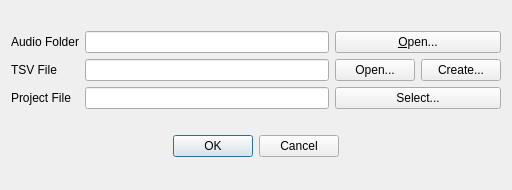
<?xml version="1.0" encoding="UTF-8"?>
<ui version="4.0">
 <class>CreateProjectDialog</class>
 <widget class="QDialog" name="CreateProjectDialog">
  <property name="geometry">
   <rect>
    <x>0</x>
    <y>0</y>
    <width>512</width>
    <height>190</height>
   </rect>
  </property>
  <property name="sizePolicy">
   <sizepolicy hsizetype="Fixed" vsizetype="Fixed">
    <horstretch>0</horstretch>
    <verstretch>0</verstretch>
   </sizepolicy>
  </property>
  <property name="windowTitle">
   <string>Create Project</string>
  </property>
  <property name="modal">
   <bool>true</bool>
  </property>
  <layout class="QVBoxLayout" name="verticalLayout">
   <item>
    <layout class="QGridLayout" name="gridLayout">
     <item row="1" column="1">
      <widget class="QLineEdit" name="tsvPathEdit"/>
     </item>
     <item row="2" column="1">
      <widget class="QLineEdit" name="projectPathEdit"/>
     </item>
     <item row="0" column="2">
      <widget class="QPushButton" name="audioFilesButton">
       <property name="text">
        <string>&amp;Open...</string>
       </property>
      </widget>
     </item>
     <item row="2" column="0">
      <widget class="QLabel" name="projectFileLabel">
       <property name="text">
        <string>Project File</string>
       </property>
      </widget>
     </item>
     <item row="2" column="2">
      <widget class="QPushButton" name="selectProjectFileButton">
       <property name="text">
        <string>Select...</string>
       </property>
      </widget>
     </item>
     <item row="1" column="0">
      <widget class="QLabel" name="tsvFileLabel">
       <property name="text">
        <string>TSV File</string>
       </property>
      </widget>
     </item>
     <item row="0" column="1">
      <widget class="QLineEdit" name="audioPathEdit"/>
     </item>
     <item row="0" column="0">
      <widget class="QLabel" name="audioFilesLabel">
       <property name="text">
        <string>Audio Folder</string>
       </property>
      </widget>
     </item>
     <item row="1" column="2">
      <layout class="QHBoxLayout" name="tsvButtonsLayout">
       <item>
        <widget class="QPushButton" name="openTsvFileButton">
         <property name="text">
          <string>Open...</string>
         </property>
        </widget>
       </item>
       <item>
        <widget class="QPushButton" name="createTsvFileButton">
         <property name="text">
          <string>Create...</string>
         </property>
        </widget>
       </item>
      </layout>
     </item>
    </layout>
   </item>
   <item>
    <widget class="QDialogButtonBox" name="buttonBox">
     <property name="layoutDirection">
      <enum>Qt::LeftToRight</enum>
     </property>
     <property name="orientation">
      <enum>Qt::Horizontal</enum>
     </property>
     <property name="standardButtons">
      <set>QDialogButtonBox::Cancel|QDialogButtonBox::Ok</set>
     </property>
     <property name="centerButtons">
      <bool>true</bool>
     </property>
    </widget>
   </item>
  </layout>
 </widget>
 <tabstops>
  <tabstop>audioPathEdit</tabstop>
  <tabstop>audioFilesButton</tabstop>
  <tabstop>tsvPathEdit</tabstop>
  <tabstop>openTsvFileButton</tabstop>
  <tabstop>createTsvFileButton</tabstop>
  <tabstop>projectPathEdit</tabstop>
  <tabstop>selectProjectFileButton</tabstop>
 </tabstops>
 <resources/>
 <connections>
  <connection>
   <sender>buttonBox</sender>
   <signal>accepted()</signal>
   <receiver>CreateProjectDialog</receiver>
   <slot>accept()</slot>
   <hints>
    <hint type="sourcelabel">
     <x>236</x>
     <y>183</y>
    </hint>
    <hint type="destinationlabel">
     <x>157</x>
     <y>173</y>
    </hint>
   </hints>
  </connection>
  <connection>
   <sender>buttonBox</sender>
   <signal>rejected()</signal>
   <receiver>CreateProjectDialog</receiver>
   <slot>reject()</slot>
   <hints>
    <hint type="sourcelabel">
     <x>291</x>
     <y>183</y>
    </hint>
    <hint type="destinationlabel">
     <x>285</x>
     <y>173</y>
    </hint>
   </hints>
  </connection>
  <connection>
   <sender>audioFilesButton</sender>
   <signal>clicked()</signal>
   <receiver>CreateProjectDialog</receiver>
   <slot>audio_files_button_clicked()</slot>
   <hints>
    <hint type="sourcelabel">
     <x>504</x>
     <y>44</y>
    </hint>
    <hint type="destinationlabel">
     <x>210</x>
     <y>189</y>
    </hint>
   </hints>
  </connection>
  <connection>
   <sender>createTsvFileButton</sender>
   <signal>clicked()</signal>
   <receiver>CreateProjectDialog</receiver>
   <slot>create_tsv_file()</slot>
   <hints>
    <hint type="sourcelabel">
     <x>503</x>
     <y>91</y>
    </hint>
    <hint type="destinationlabel">
     <x>438</x>
     <y>106</y>
    </hint>
   </hints>
  </connection>
  <connection>
   <sender>openTsvFileButton</sender>
   <signal>clicked()</signal>
   <receiver>CreateProjectDialog</receiver>
   <slot>open_tsv_file()</slot>
   <hints>
    <hint type="sourcelabel">
     <x>405</x>
     <y>91</y>
    </hint>
    <hint type="destinationlabel">
     <x>438</x>
     <y>169</y>
    </hint>
   </hints>
  </connection>
  <connection>
   <sender>selectProjectFileButton</sender>
   <signal>clicked()</signal>
   <receiver>CreateProjectDialog</receiver>
   <slot>open_project_file()</slot>
   <hints>
    <hint type="sourcelabel">
     <x>504</x>
     <y>137</y>
    </hint>
    <hint type="destinationlabel">
     <x>510</x>
     <y>121</y>
    </hint>
   </hints>
  </connection>
  <connection>
   <sender>audioPathEdit</sender>
   <signal>textChanged(QString)</signal>
   <receiver>CreateProjectDialog</receiver>
   <slot>audio_path_changed(QString)</slot>
   <hints>
    <hint type="sourcelabel">
     <x>196</x>
     <y>34</y>
    </hint>
    <hint type="destinationlabel">
     <x>234</x>
     <y>320</y>
    </hint>
   </hints>
  </connection>
  <connection>
   <sender>tsvPathEdit</sender>
   <signal>textChanged(QString)</signal>
   <receiver>CreateProjectDialog</receiver>
   <slot>tsv_path_changed(QString)</slot>
   <hints>
    <hint type="sourcelabel">
     <x>262</x>
     <y>68</y>
    </hint>
    <hint type="destinationlabel">
     <x>332</x>
     <y>336</y>
    </hint>
   </hints>
  </connection>
  <connection>
   <sender>projectPathEdit</sender>
   <signal>textChanged(QString)</signal>
   <receiver>CreateProjectDialog</receiver>
   <slot>project_path_changed(QString)</slot>
   <hints>
    <hint type="sourcelabel">
     <x>258</x>
     <y>111</y>
    </hint>
    <hint type="destinationlabel">
     <x>296</x>
     <y>275</y>
    </hint>
   </hints>
  </connection>
 </connections>
 <slots>
  <slot>audio_files_button_clicked()</slot>
  <slot>tsv_file_button_clicked()</slot>
  <slot>ok_pressed()</slot>
  <slot>create_tsv_file()</slot>
  <slot>open_tsv_file()</slot>
  <slot>open_project_file()</slot>
  <slot>audio_path_changed(QString)</slot>
  <slot>tsv_path_changed(QString)</slot>
  <slot>project_path_changed(QString)</slot>
 </slots>
</ui>
